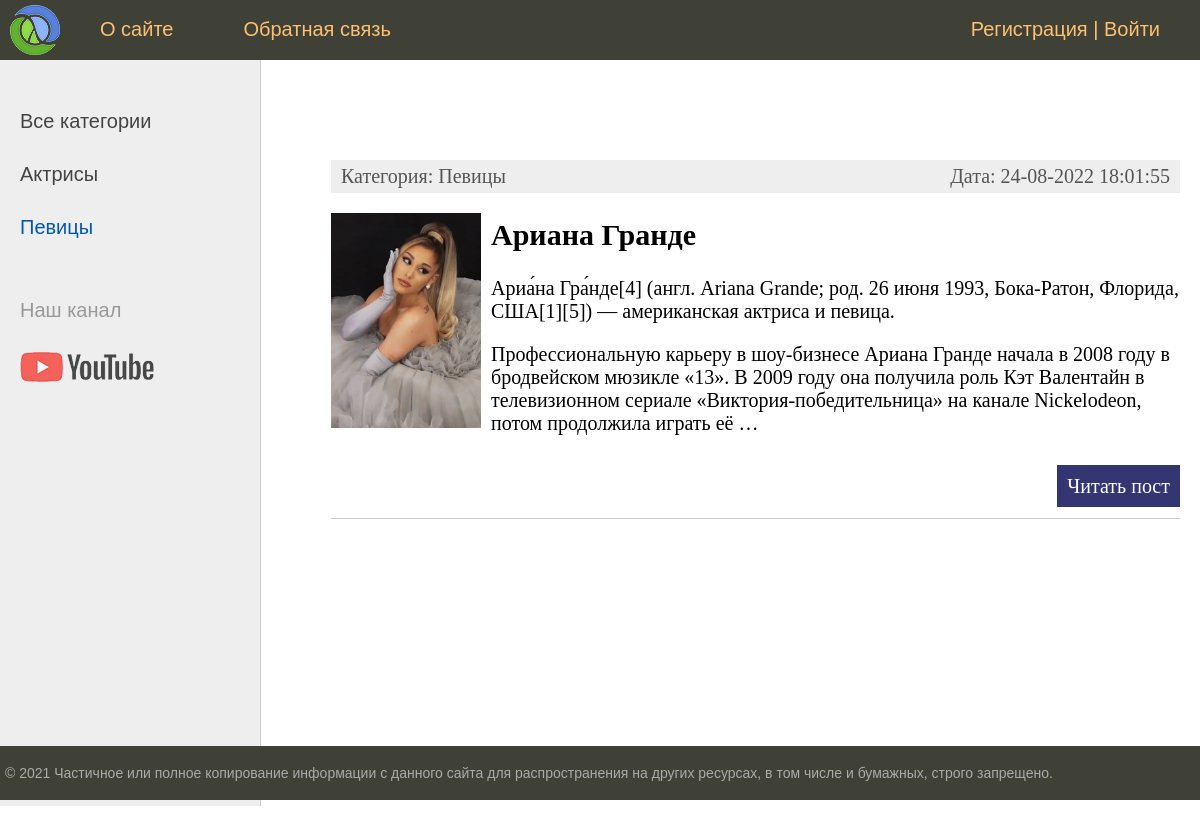
Page /category/pevicy/ on the earlier database version.
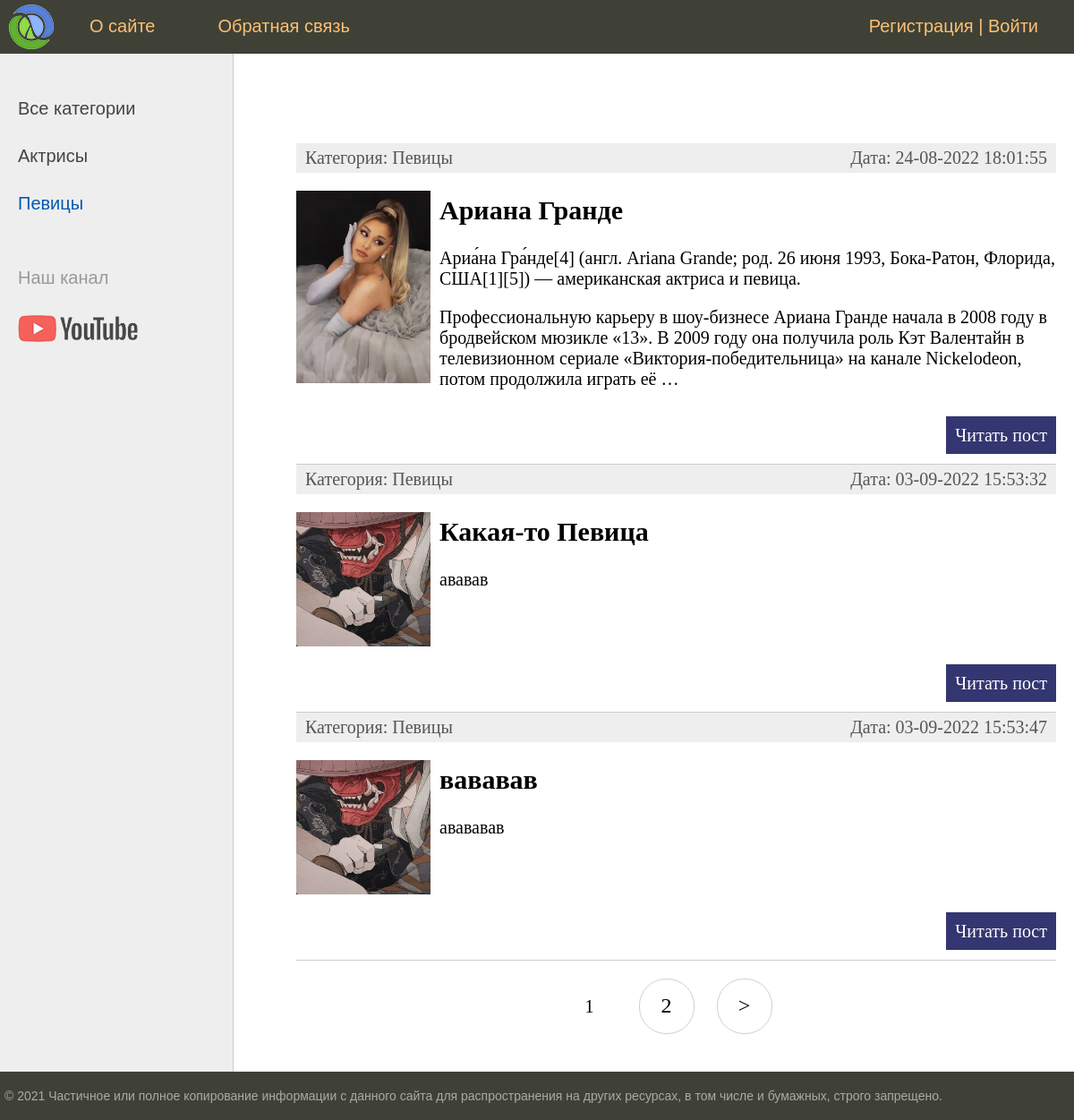
Same page on the later database version.
### women/models.py (models this page shows, shortened)
class Category(models.Model):
    name = models.CharField(max_length=150, db_index=True, verbose_name="Название")
    slug = models.SlugField(max_length=255, unique=True, db_index=True, verbose_name="URL")
    def __str__(self):
        return self.name
    def get_absolute_url(self):
        return reverse('category', kwargs={'cat_slug': self.slug})
    class Meta:
        verbose_name = 'Категорию'
        verbose_name_plural = 'Категории'
        ordering = ['id']

class Women(models.Model):
    title = models.CharField(max_length=250, verbose_name="Заголовок")
    slug = models.SlugField(max_length=255, unique=True, db_index=True, verbose_name="URL")
    content = models.TextField(blank=True, verbose_name="Контент")
    photo = models.ImageField(upload_to="photos/%Y/%m/%d/", verbose_name="Фото")
    time_create = models.DateTimeField(auto_now_add=True, verbose_name="Дата создания")
    time_update = models.DateTimeField(auto_now=True, verbose_name="Дата обнавления")
    is_published = models.BooleanField(default=True, verbose_name="Опубликовано")
    cat = models.ForeignKey('Category', on_delete=models.PROTECT, verbose_name="Категория")
    def get_absolute_url(self):
        return reverse('post', kwargs={'post_slug': self.slug})
    class Meta:
        verbose_name = 'Известные Женщины'
        verbose_name_plural = 'Известные Женщины'
        ordering = ['id']

### women/views.py (the view)
# urls.py: path('category/<slug:cat_slug>/', WomenCategory.as_view(), name='category'),
class WomenCategory(DataMixin, ListView):
    model = Women
    template_name = 'women/index.html'
    context_object_name = 'posts'
    allow_empty = False
    def get_queryset(self):
        return Women.objects.filter(cat__slug=self.kwargs['cat_slug'], is_published=True)
    def get_context_data(self, *, object_list=None, **kwargs):
        context = super().get_context_data(**kwargs)
        c_def = self.get_user_context(title='Категория - ' + str(context['posts'][0].cat),
                                      cat_selected=context['posts'][0].cat_id)
        return dict(list(context.items()) + list(c_def.items()))

### women/utils.py (called while the page is built)
    def get_user_context(self, **kwargs):
        context = kwargs
        cats = Category.objects.annotate(Count('women'))
        user_menu = menu.copy()
        if not self.request.user.is_authenticated:
            user_menu.pop(1)
        context['menu'] = user_menu
        context['cats'] = cats
        if 'cat_selected' not in context:
            context['cat_selected'] = 0
        return context

### women/templates/women/index.html (shortened to what this page needs)
{% extends 'women/base.html' %}
{% block content %}
<ul class="list-articles">
    {% for p in posts %}
    <li>
        <div class="article-panel">
            <p class="first">Категория: {{p.cat}}</p>
            <p class="last">Дата: {{p.time_update|date:"d-m-Y H:i:s"}}</p>
        </div>
        {% if p.photo %}
        <p><img class="img-article-left thumb" src="{{p.photo.url}}"></p>
        {% endif %}
        <h2>{{p.title}}</h2>
        {% autoescape on %}
        {{p.content|linebreaks|truncatewords:50}}
        {% endautoescape %}
        <p class="link-read-post"><a href="{{ p.get_absolute_url }}">Читать пост</a></p>
    </li>
    {% endfor %}
</ul>
{% endblock %}

### women/templates/women/base.html (shortened to what this page needs)
{% load static %}
{% load women_tags %}
<!DOCTYPE html>
<html>
<head>
    <link type="text/css" href="{% static 'women/css/styles.css' %}" rel="stylesheet"/>
</head>
<body>
<table class="table-page" border=0 cellpadding="0" cellspacing="0">
    <tr>
        <td valign=top>
            {% block mainmenu %}
            <div class="header">
                <ul id="mainmenu" class="mainmenu">
                    <li class="logo"><a href="{% url 'home' %}">
                        <div class="logo"></div>
                    </a></li>
                    {% for m in menu %}
                    <li><a href="{% url m.url_name %}">{{m.title}}</a></li>
                    {% endfor %}
                    <li class="last"><a href="{% url 'register' %}">Регистрация</a> | <a href="{% url 'login' %}">Войти</a></li>
                </ul>
            </div>
            {% endblock mainmenu %}
            <table class="table-content" border=0 cellpadding="0" cellspacing="0">
                <tr>
                    <td valign="top" class="left-chapters">
                        <ul id="leftchapters">
                            {% if cat_selected == 0 %}
                            <li class="selected">Все категории</li>
                            {% else %}
                            <li><a href="{% url 'home' %}">Все категории</a></li>
                            {% endif %}
                            {% for c in cats %}
                            {% if c.women__count > 0 %}
                            {% if c.pk == cat_selected %}
                            <li class="selected">{{c.name}}</li>
                            {% else %}
                            <li><a href="{{ c.get_absolute_url }}">{{c.name}}</a></li>
                            {% endif %}
                            {% endif %}
                            {% endfor %}
                            <li class="share">
                                <p>Наш канал</p>
                                <a class="share-yt"
                                   href="https://www.youtube.com/channel/UClJzWfGWuGJL2t-3dYKcHTA/playlists"
                                   target="_blank" rel="nofollow"></a>
                            </li>
                        </ul>
                    </td>
                    <td valign="top" class="content">
                        <div class="content-text">
                            {% block content %}
                            {% endblock %}
                            {% if page_obj.has_other_pages %}
                            <nav class="list-pages">
                                <ul>
                                    {% for p in paginator.page_range %}
                                    {% if page_obj.number == p %}
                                    <li class="page-num page-num-selected">{{ p }}</li>
                                    {% elif p >= page_obj.number|add:-2 and p <= page_obj.number|add:2 %}
                                    <li class="page-num">
                                        <a href="?page={{ p }}">{{ p }}</a>
                                    </li>
                                    {% endif %}
                                    {% endfor %}
                                    {% if page_obj.has_next %}
                                    <li class="page-num">
                                        <a href="?page={{ page_obj.next_page_number }}">&gt;</a>
                                    </li>
                                    {% endif %}
                                </ul>
                            </nav>
                            {% endif %}
                        </div>
                    </td>
                </tr>
            </table>
        </td>
    </tr>
    <tr>
        <td valign=top>
            <div id="footer">
                <p>&copy; 2021 Частичное или полное копирование информации с данного сайта для распространения на других
                    ресурсах, в том числе и бумажных, строго запрещено.</p>
            </div>
        </td>
    </tr>
</table>
</body>
</html>

### women/static/women/css/styles.css (style rules this page uses)
html, body { font-family: 'Arial'; margin: 0; padding: 0; height: 100%; width: 100%; color: #444; }
a { color: #0059b2; text-decoration: none; }
img { max-width: 600px; height: auto; }
img.img-article-left { max-width: 300px; height: auto; float: left; padding: 0 10px 10px 0; }
img.img-article-left.thumb { max-width: 150px; height: auto; }
p.link-read-post { text-align: right; }
p.link-read-post a { padding: 10px; min-width: 100px; background: #333671; color: #fff; text-decoration: none; }
div.article-panel { background: #eee; padding: 5px 10px 5px 10px; box-sizing: border-box; overflow: hidden; color: #555; }
div.article-panel p.first { margin: 0; float: left; }
div.article-panel p.last { margin: 0; float: right; }
ul.list-articles { list-style: none; margin: 0; padding: 0; }
ul.list-articles li { border-bottom: 1px solid #ccc; }
.table-page { width: 100%; height: 100%; vertical-align: top; }
.table-page tr { height: 100%; }
.header { background: #3F4137; height: 60px; }
.logo { background: url('../images/logo.png') no-repeat 10px 5px; width: 70px; height: 60px; }
ul.mainmenu { list-style: none; margin: 0; padding: 0; height: 60px; color: #fdc073; font-size: 20px; overflow: hidden; }
ul.mainmenu li { float: left; margin: 18px 40px 0 30px; }
ul.mainmenu li.logo { margin: 0; }
ul.mainmenu li.last { float: right; }
ul.mainmenu li a { color: #fdc073; text-decoration: none; }
.table-content { width: 100%; min-height: 100%; height: 100%; }
.left-chapters { margin: 0; background: #eee; border-right: 1px solid #ccc; min-height: 100%; }
.left-chapters ul { width: 230px; min-height: 100%; margin: 0; padding: 20px 10px 10px 20px; list-style: none; font-size: 20px; }
.left-chapters ul li { margin: 30px 0 0 0; color: #999; }
.left-chapters ul li.selected { color: #0059b2; }
.left-chapters ul li a { color: #444; text-decoration: none; }
.left-chapters ul li.share { margin: 60px 0 0 0; }
.left-chapters ul li.share p { margin: 30px 0 30px 0; }
.left-chapters ul li.share a { display: inline-block; width: 40px; height: 40px; margin: 0 20px 0 0; }
.left-chapters ul li.share a.share-yt { width: 100%; height: 30px; background: url('../images/share_yt.png') no-repeat 0 0 }
.content { padding: 40px 20px 20px 40px; width: 100%; box-sizing: border-box; }
.content-text { margin: 60px 0 0 30px; color: #000; font-size: 20px; font-family: Yandex Sans Display Light; }
#footer { box-sizing: border-box; background: #3F4137; padding: 5px; color: #aaa; font-size: 14px; font-family: Verdana, Geneva, Arial, Helvetica; text-align: left; overflow: hidden; }
.list-pages { text-align: center; margin: 0 0 20px 0; }
.list-pages ul { margin: 20px 0 0 0; padding: 0; list-style: none; }
.list-pages ul li { display: inline-block; margin: 0 20px 0 0; }
.list-pages a { color: #000; font-size: 24px; text-decoration: none; }
.list-pages .page-num, .page-num-selected { display: inline-block; width: 60px; height: 44px; padding: 16px 0 0 0; border: 1px solid #d0d0d0; border-radius: 30px; }
.list-pages .page-num-selected { border: none; color: #000; font-size: 20px; }

Differences in the rows shown:
added Women: cat "Певицы", time_update "03-09-2022 15:53:32", photo (picture), title "Какая-то Певица", content "ававав"
added Women: cat "Певицы", time_update "03-09-2022 15:53:47", photo (picture), title "вававав", content "авававав"
Other differences:
new list line: "1"
new list line: "2"
